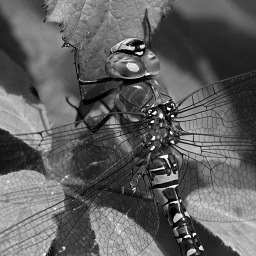
#> input picture HW1/provided/DIPSourceHW1.jpg, 256 x 256 px
$ python hw1.py
#> lines starting #> are read from the running program, lines starting #| are printed output that depends on the picture; after the words box and inside, x2 and y2 are one past the last pixel; in counts of white or black regions, pixels touching at a corner belong together
### HW1/psf.py
import math

import numpy as np
import matplotlib.pyplot as plt


def psf_coarse(x, y, psf):
    x, y = int(round(x)), int(round(y))
    psf[y, x] += 1


def psf_fine(x, y, psf):
    # we assume there is a shift and it is not an integer. easier to compute this way.
    if math.floor(x) == math.ceil(x):
        x += 1e-7
        assert math.floor(x) + 1 == math.ceil(x)
    if math.floor(y) == math.ceil(y):
        y += 1e-7
        assert math.floor(y) + 1 == math.ceil(y)
    # say x,y = (0.4,0.3)
    top_left_idx = int(math.floor(x)), int(math.floor(y))  # (0,0), we floor for top since y starts from above
    top_right_idx = int(math.ceil(x)), int(math.floor(y))  # (1,0)
    bottom_left_idx = int(math.floor(x)), int(math.ceil(y))  # (0,1)
    bottom_right_idx = int(math.ceil(x)), int(math.ceil(y))  # (1,1)
    psf[top_left_idx[::-1]] += (bottom_right_idx[0] - x) * (bottom_right_idx[1] - y)  # 0.6*0.7
    psf[top_right_idx[::-1]] += (1 - (bottom_right_idx[0] - x)) * (bottom_right_idx[1] - y)  # 0.4*0.7
    psf[bottom_left_idx[::-1]] += (bottom_right_idx[0] - x) * (y - top_left_idx[1])  # 0.6*0.3
    psf[bottom_right_idx[::-1]] += (1 - (bottom_right_idx[0] - x)) * (y - top_left_idx[1])  # 0.4*0.3


def generate_psfs(X, Y, granularity_method):
    max_shift = math.ceil(max(np.max(np.abs(X)), np.max(np.abs(Y))))  # this is the maximal shift a camera has.
    rect_size = int(2 * max_shift) + 1  # this ensures that the shift is within the rect and a center is defined.
    num_psfs, num_samples_per_motion = X.shape
    print("Generating {} PSFs of size: {}x{} each".format(num_psfs, rect_size, rect_size))
    center_offset = max_shift  # convenience.
    X = X + center_offset
    Y = Y + center_offset
    psfs = list()
    for i in range(num_psfs):
        psf = np.zeros((rect_size, rect_size), dtype=float)
        for x, y in zip(X[i], Y[i]):
            granularity_method(x, y, psf)
        psf /= num_samples_per_motion
        psfs.append(psf)
    return psfs


# [17 lines left out: functions test_psf_fine_1, test_psf_fine_2, not called in this run]


# [3 lines that do not run on import are left out]

### HW1/readers.py
import os

import cv2
import numpy as np


def read_motion_paths():
    import scipy.io as sio
    path = os.path.join('provided', '100_motion_paths.mat')
    print("Reading motion paths from: %s" % path)
    mat = sio.loadmat(path)
#> (reads HW1/provided/100_motion_paths.mat from the repository)
    return np.array(mat['X']), np.array(mat['Y'])


def read_original_image():
    path = os.path.join('provided', 'DIPSourceHW1.jpg')
    print("Reading original image from: %s" % path)
    return cv2.imread(path, cv2.IMREAD_GRAYSCALE)
#> returned value is the input picture: shape (256, 256); min 0, max 255, mean 95.5

### HW1/forward_inverse_problem.py
import cv2

import matplotlib.pyplot as plt
import numpy as np
import scipy.signal as sig
from scipy import fftpack

from psf import generate_psfs, psf_fine
from readers import read_original_image


def forward_blur(original_image, psfs):
    print("Generating {} blurred images (from PSFs)".format(len(psfs)))
    # return [cv2.filter2D(original_image.astype(float), -1, psf) for psf in psfs]
    return [sig.convolve2d(original_image.astype(float), psf, mode='same', boundary='wrap') for psf in psfs]


def inverse_deblur(blurred_images, fft_estimator):
    print("Generating a de-blurred image using {} blurred images".format(len(blurred_images)))
    blurred_ffts = fftpack.fft2(blurred_images)
    estimated_fft = fft_estimator(blurred_ffts)
    result = fftpack.ifft2(estimated_fft)
    result = np.absolute(result)
    return result


def estimate_fft_using_max(blurred_ffts):
    dim = blurred_ffts[0].shape[0]
    abs_ffts = np.abs(blurred_ffts)
    argmax_ffts = np.argmax(abs_ffts, axis=0)
    max_fft = np.zeros(blurred_ffts.shape[1:], dtype=complex)
    for i in range(dim):  # Sorry, didn't want to spend time optimizing this damn for-for-loops
        for j in range(dim):
            max_fft[i, j] = blurred_ffts[argmax_ffts[i, j], i, j]

    return max_fft


# [99 lines left out: functions estimate_fft_using_soft_max, estimate_fft_using_weighted_abs_p_generator, test_vertical_horizontal_perfect_deblur, not called in this run]


# [2 lines that do not run on import are left out]

### HW1/visualization.py
import cv2
import math
import os

import numpy as np
import matplotlib.pyplot as plt
from skimage.measure import compare_psnr


# [39 lines left out: functions visualize_multiple_common, visualize_motion_paths, visualize_psfs, visualize_images, not called in this run]


def visualize_psnrs(original_image, blurred_images, deblurred_images, show=False):
    blurred_psnrs = np.array([compare_psnr(original_image, blurred_image) for blurred_image in blurred_images])
    deblurred_psnrs = np.array([compare_psnr(original_image, deblurred_image) for deblurred_image in deblurred_images])
    plt.plot(blurred_psnrs, label="blurred")
    plt.plot(deblurred_psnrs, label="deblurred")
    plt.legend()
    plt.title("accumulated deblurred PSNR vs. blurred PSNR")
    plt.xlabel("blurred: image-wise (image index),  deblurred: accumulated number of images")
    plt.ylabel("PSNR value")
    plt.savefig(os.path.join('plots', 'psnr_comparison'))
    if show:
        plt.show()
    plt.clf()
    np.savetxt(os.path.join('psnr', 'psnr_values.txt'), deblurred_psnrs, '%.3f')

### HW1/hw1.py
from forward_inverse_problem import forward_blur, inverse_deblur, estimate_fft_using_max, \
    estimate_fft_using_weighted_abs_p_generator
from psf import generate_psfs, psf_fine
from readers import read_motion_paths, read_original_image
from visualization import visualize_images, visualize_psfs, visualize_psnrs
import numpy as np

if __name__ == '__main__':
    X, Y = read_motion_paths()
    # visualize_motion_paths(X, Y, show=True)

    psfs = generate_psfs(X, Y, psf_fine)
    # visualize_psfs(psfs, show=True)

    orig_image = read_original_image()

    blurred_images = forward_blur(orig_image, psfs)
#> blurred_images = 100 items
    blurred_images = \
        list(map(lambda x: np.around(x).astype(int), blurred_images))  # I guess we should consider integers
    # visualize_images(blurred_images, directory='blurred', file_name_prefix='blurred', title_prefix='Blurred')

    deblurred_images = [inverse_deblur(blurred_images[:i + 1], estimate_fft_using_max)
                        for i in range(len(blurred_images))]
#| Generating a de-blurred image using 1 blurred images
#> in estimate_fft_using_max, `argmax_ffts = np.argmax(abs_ffts, axis=0)`: argmax_ffts: shape (256, 256) int64; every value is 0
#> in inverse_deblur, `result = np.absolute(result)`:
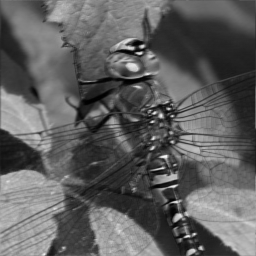
#> result: shape (256, 256) float64; min 6.83e-15, max 246, mean 95.5
#| Generating a de-blurred image using 2 blurred images
#> in estimate_fft_using_max (call 2), `argmax_ffts = np.argmax(abs_ffts, axis=0)`:
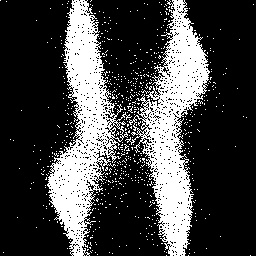
#> argmax_ffts: shape (256, 256) int64; values 0 (black) and 1 (white), 26.6% white; 637 white regions (635 under 20 px), largest, box (x1, y1, x2, y2) and area: (47, 0, 132, 256) 8213, (125, 0, 210, 256) 8213
#| Generating a de-blurred image using 3 blurred images
#> in estimate_fft_using_max (call 3), `argmax_ffts = np.argmax(abs_ffts, axis=0)`: argmax_ffts: shape (256, 256) int64; 3 distinct labels, from 0 to 2
#| Generating a de-blurred image using 4 blurred images
#> in estimate_fft_using_max (call 4), `argmax_ffts = np.argmax(abs_ffts, axis=0)`: argmax_ffts: shape (256, 256) int64; 4 distinct labels, from 0 to 3
#| Generating a de-blurred image using 5 blurred images
#> in estimate_fft_using_max (call 5), `argmax_ffts = np.argmax(abs_ffts, axis=0)`: argmax_ffts: shape (256, 256) int64; 5 distinct labels, from 0 to 4
#| Generating a de-blurred image using 6 blurred images
#> in estimate_fft_using_max (call 6), `argmax_ffts = np.argmax(abs_ffts, axis=0)`: argmax_ffts: shape (256, 256) int64; 6 distinct labels, from 0 to 5
#| Generating a de-blurred image using 7 blurred images
#> in estimate_fft_using_max (call 7), `argmax_ffts = np.argmax(abs_ffts, axis=0)`: argmax_ffts: shape (256, 256) int64; 7 distinct labels, from 0 to 6
#| Generating a de-blurred image using 8 blurred images
#> in estimate_fft_using_max (call 8), `argmax_ffts = np.argmax(abs_ffts, axis=0)`: argmax_ffts: shape (256, 256) int64; 8 distinct labels, from 0 to 7
#| Generating a de-blurred image using 9 blurred images
#> in estimate_fft_using_max (call 9), `argmax_ffts = np.argmax(abs_ffts, axis=0)`: argmax_ffts: shape (256, 256) int64; 9 distinct labels, from 0 to 8
#| Generating a de-blurred image using 10 blurred images
#> in estimate_fft_using_max (call 10), `argmax_ffts = np.argmax(abs_ffts, axis=0)`: argmax_ffts: shape (256, 256) int64; 10 distinct labels, from 0 to 9
#| Generating a de-blurred image using 11 blurred images
#> in estimate_fft_using_max (call 11), `argmax_ffts = np.argmax(abs_ffts, axis=0)`: argmax_ffts: shape (256, 256) int64; 11 distinct labels, from 0 to 10
#| Generating a de-blurred image using 12 blurred images
#> in estimate_fft_using_max (call 12), `argmax_ffts = np.argmax(abs_ffts, axis=0)`: argmax_ffts: shape (256, 256) int64; 12 distinct labels, from 0 to 11
#| Generating a de-blurred image using 13 blurred images
#> in estimate_fft_using_max (call 13), `argmax_ffts = np.argmax(abs_ffts, axis=0)`:
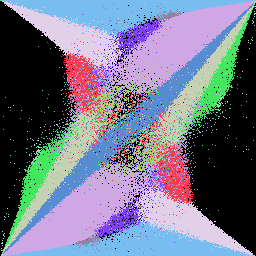
#> argmax_ffts: shape (256, 256) int64; 13 distinct labels, from 0 to 12; one colour per label, 0 black
#| Generating a de-blurred image using 14 blurred images
#| Generating a de-blurred image using 15 blurred images
#| Generating a de-blurred image using 16 blurred images
#| Generating a de-blurred image using 17 blurred images
#> in estimate_fft_using_max (call 17), `argmax_ffts = np.argmax(abs_ffts, axis=0)`:
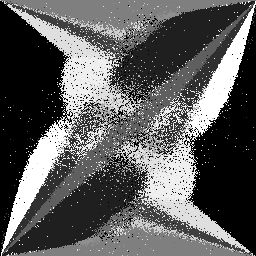
#> argmax_ffts: shape (256, 256) int64; min 0, max 16, mean 5.85; drawn with min black and max white
#| Generating a de-blurred image using 18 blurred images
#| Generating a de-blurred image using 19 blurred images
#| Generating a de-blurred image using 20 blurred images
#| Generating a de-blurred image using 21 blurred images
#> in estimate_fft_using_max (call 21), `argmax_ffts = np.argmax(abs_ffts, axis=0)`:
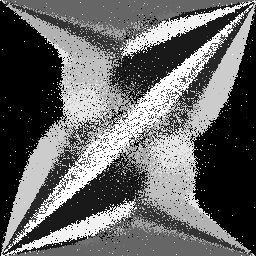
#> argmax_ffts: shape (256, 256) int64; min 0, max 20, mean 8.04; drawn with min black and max white
#| Generating a de-blurred image using 22 blurred images
#| Generating a de-blurred image using 23 blurred images
#> in estimate_fft_using_max (call 23), `argmax_ffts = np.argmax(abs_ffts, axis=0)`:
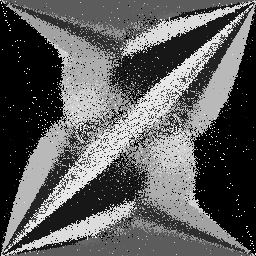
#> argmax_ffts: shape (256, 256) int64; min 0, max 22, mean 8.1; drawn with min black and max white
#| Generating a de-blurred image using 24 blurred images
#> in estimate_fft_using_max (call 24), `argmax_ffts = np.argmax(abs_ffts, axis=0)`:
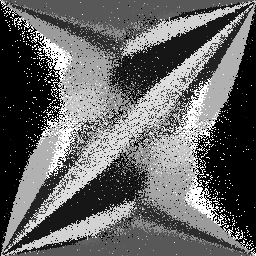
#> argmax_ffts: shape (256, 256) int64; min 0, max 23, mean 9.1; drawn with min black and max white
#| Generating a de-blurred image using 25 blurred images
#| Generating a de-blurred image using 26 blurred images
#| Generating a de-blurred image using 27 blurred images
#| Generating a de-blurred image using 28 blurred images
#| Generating a de-blurred image using 29 blurred images
#| Generating a de-blurred image using 30 blurred images
#| Generating a de-blurred image using 31 blurred images
#| Generating a de-blurred image using 32 blurred images
#| Generating a de-blurred image using 33 blurred images
#| Generating a de-blurred image using 34 blurred images
#| Generating a de-blurred image using 35 blurred images
#| Generating a de-blurred image using 36 blurred images
#| Generating a de-blurred image using 37 blurred images
#| Generating a de-blurred image using 38 blurred images
#| Generating a de-blurred image using 39 blurred images
#| Generating a de-blurred image using 40 blurred images
#> deblurred_images = 100 items
    deblurred_images = \
        list(map(lambda x: np.around(x).astype(int), deblurred_images))  # I guess we should consider integers
    # visualize_images(deblurred_images, directory='deblurred', file_name_prefix='deblurred', title_prefix='De Blurred')

    visualize_psnrs(orig_image, blurred_images, deblurred_images, show=True)
#> in visualize_psnrs, `blurred_psnrs = np.array([compare_psnr(original_image, blurred_image) ..`: blurred_psnrs = 100 values, max 34.1 at index 83, min 19.92 at index 40, mean 23.3
#> in visualize_psnrs, `deblurred_psnrs = np.array([compare_psnr(original_image, deblurred_ima..`: deblurred_psnrs = 100 values, max 35.18 at index 92, min 26.06 at index 1, mean 31.67
